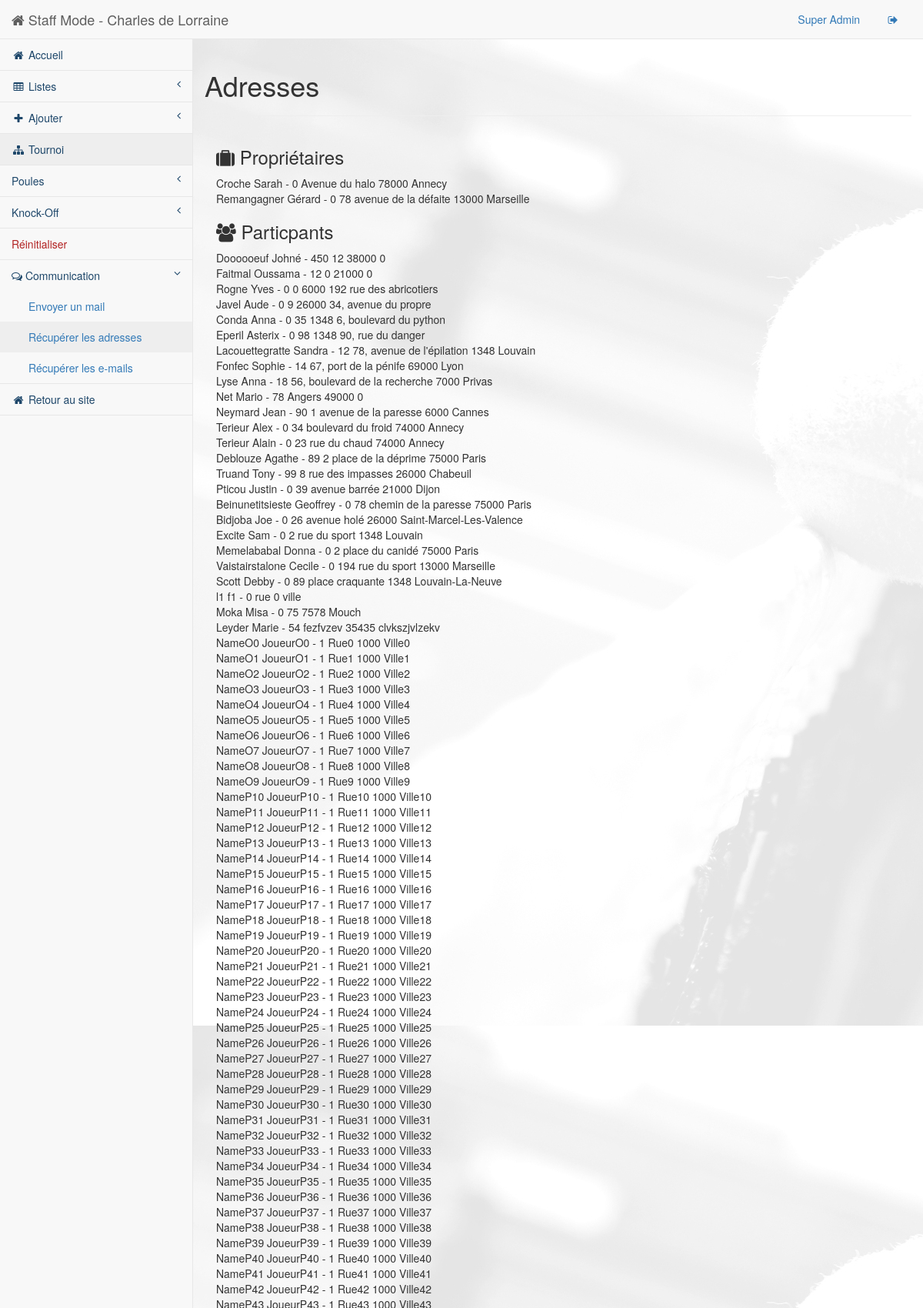
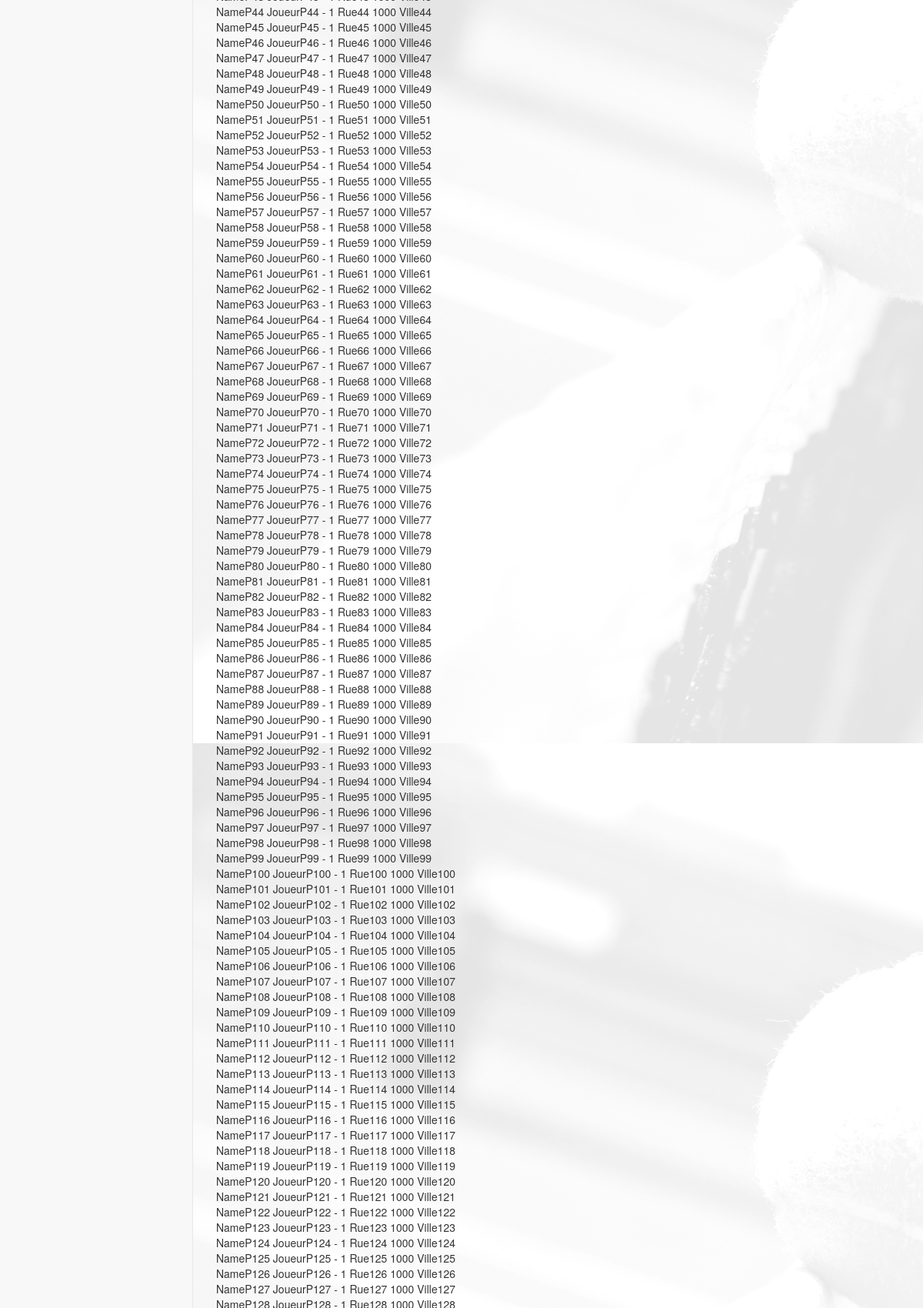
The app's page /staff/pages/adresse.php (signed in, upper part) with its own data (2 pictures, top to bottom).
### tables this page shows
CREATE TABLE IF NOT EXISTS `Personne` (
  `ID` int(255) NOT NULL AUTO_INCREMENT,
  `Title` int(2) NOT NULL,
  `FirstName` varchar(100) NOT NULL,
  `LastName` varchar(100) NOT NULL,
  `Ville` varchar(500) NOT NULL,
  `ZIPCode` int(10) NOT NULL,
  `Rue` varchar(100) NOT NULL,
  `Number` int(11) NOT NULL,
  `PhoneNumber` int(20) NOT NULL,
  `GSMNumber` int(20) NOT NULL,
  `BirthDate` date NOT NULL,
  `Mail` varchar(500) NOT NULL,
  `CreationDate` date NOT NULL,
  `Note` varchar(500) NOT NULL,
  `IsPlayer` tinyint(1) NOT NULL,
  `IsOwner` tinyint(1) NOT NULL,
  `IsStaff` tinyint(1) NOT NULL,
  PRIMARY KEY (`ID`)
);

### src/staff/pages/adresse.php (the view, shortened to what this page needs)
<!DOCTYPE html>
<html lang="en">
<head>
    <link href="../bower_components/bootstrap/dist/css/bootstrap.min.css" rel="stylesheet">
    <link href="../bower_components/metisMenu/dist/metisMenu.min.css" rel="stylesheet">
    <link href="../dist/css/sb-admin-2.css" rel="stylesheet">
    <link href="../dist/css/monStyle.css" rel="stylesheet">
    <link href="../bower_components/font-awesome/css/font-awesome.min.css" rel="stylesheet" type="text/css">
</head>
<body>
    <div id="wrapper">
        <?php
            include("./html/header.php");
        $db = BDconnect();
        $listPlayer = $db->query("SELECT * FROM Personne WHERE isPlayer = 1");
        $listOwner = $db->query("SELECT * FROM Personne WHERE isOwner = 1");
    ?>
    <?php
         while ($row = $listPlayer->fetch_object()){ ?>
            <?php
                    $nom = $row->LastName." ".utf8_encode($row->FirstName);
                    $adresse = $row->Number." ".utf8_encode($row->Rue)." ".$row->ZIPCode." ".utf8_encode($row->Ville);
                    $liste1[$adresse] = $nom;
            ?>
    <?php }
        while ($row = $listOwner->fetch_object()){ ?>
            <?php
            $nom = utf8_encode($row->LastName)." ".utf8_encode($row->FirstName);
            $adresse = $row->Number." ".utf8_encode($row->Rue)." ".$row->ZIPCode." ".utf8_encode($row->Ville);
            $liste2[$adresse] = $nom;
            ?>
        <?php } ?>
            <div id="page-wrapper" style="background : url(../../images/staff-back.jpg) 0 0 fixed;">
                <div class="row">
                    <div class="page-header">
                        <h1>Adresses</h1>
                    </div>
                </div>
                <div class="row">
                    <div class="col-lg-6">
                            <div id="listPart">
                            <h3><i class="fa fa-suitcase"></i> Propriétaires</h3>
                            <?php foreach (array_unique($liste2) as $adresse => $nom) {?>
                                <?=$nom?> - <?=$adresse?><br/>
                            <?php } ?>
                            <h3><i class="fa fa-users"></i> Particpants</h3>
                            <?php foreach (array_unique($liste1) as $adresse => $nom) {?>
                                            <?=$nom?> - <?=$adresse?><br/>
                                    <?php } ?>
                                <br/>
                            <br/>
                            </div>
                    </div>
                </div>
                <br/><br/><br/>
            </div>
    </div>
</body>
</html>

### records on screen
personne: nom "Remangagner Gérard", adresse "0 78 avenue de la défaite 13000 Marseille"

### other values on screen
$_SESSION["NAME"] "Super Admin"
$nom "Croche Sarah"
$adresse "0 Avenue du halo 78000 Annecy"
$nom "Doooooeuf Johné"
$adresse "450 12 38000 0"
$nom "Faitmal Oussama"
$adresse "12 0 21000 0"
$nom "Rogne Yves"
$adresse "0 0 6000 192 rue des abricotiers"
$nom "Javel Aude"
$adresse "0 9 26000 34, avenue du propre"
$nom "Conda Anna"
$adresse "0 35 1348 6, boulevard du python"
$nom "Eperil Asterix"
$adresse "0 98 1348 90, rue du danger"
